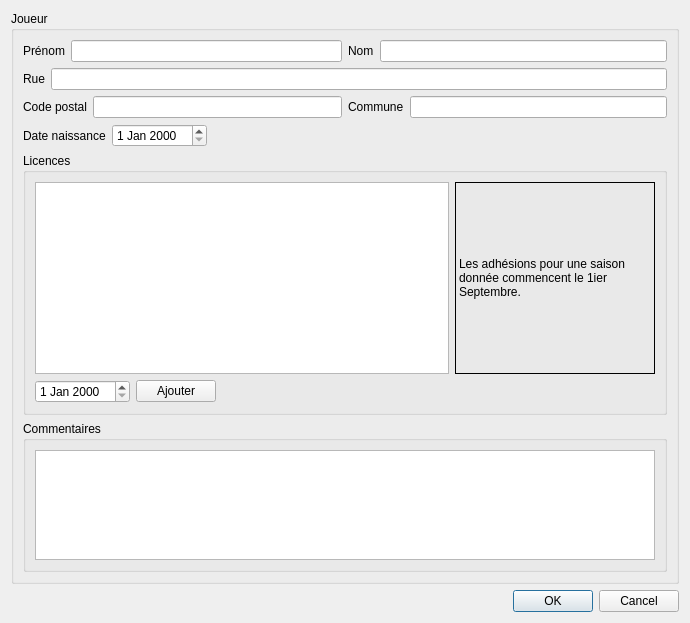
<?xml version="1.0" encoding="UTF-8"?>
<ui version="4.0">
 <class>PlayerWindow</class>
 <widget class="QDialog" name="PlayerWindow">
  <property name="geometry">
   <rect>
    <x>0</x>
    <y>0</y>
    <width>690</width>
    <height>623</height>
   </rect>
  </property>
  <property name="windowTitle">
   <string>Dialog</string>
  </property>
  <layout class="QVBoxLayout" name="verticalLayout">
   <item>
    <widget class="QGroupBox" name="groupBox">
     <property name="title">
      <string>Joueur</string>
     </property>
     <layout class="QVBoxLayout" name="verticalLayout_3">
      <item>
       <layout class="QHBoxLayout" name="horizontalLayout_8">
        <item>
         <layout class="QHBoxLayout" name="horizontalLayout">
          <item>
           <widget class="QLabel" name="label">
            <property name="text">
             <string>Prénom</string>
            </property>
           </widget>
          </item>
          <item>
           <widget class="QLineEdit" name="lineEdit"/>
          </item>
         </layout>
        </item>
        <item>
         <layout class="QHBoxLayout" name="horizontalLayout_2">
          <item>
           <widget class="QLabel" name="label_2">
            <property name="text">
             <string>Nom</string>
            </property>
           </widget>
          </item>
          <item>
           <widget class="QLineEdit" name="lineEdit_2"/>
          </item>
         </layout>
        </item>
       </layout>
      </item>
      <item>
       <layout class="QHBoxLayout" name="horizontalLayout_3">
        <item>
         <widget class="QLabel" name="label_3">
          <property name="text">
           <string>Rue</string>
          </property>
         </widget>
        </item>
        <item>
         <widget class="QLineEdit" name="lineEdit_3"/>
        </item>
       </layout>
      </item>
      <item>
       <layout class="QHBoxLayout" name="horizontalLayout_9">
        <item>
         <layout class="QHBoxLayout" name="horizontalLayout_4">
          <item>
           <widget class="QLabel" name="label_4">
            <property name="text">
             <string>Code postal</string>
            </property>
           </widget>
          </item>
          <item>
           <widget class="QLineEdit" name="lineEdit_4"/>
          </item>
         </layout>
        </item>
        <item>
         <layout class="QHBoxLayout" name="horizontalLayout_5">
          <item>
           <widget class="QLabel" name="label_5">
            <property name="text">
             <string>Commune</string>
            </property>
           </widget>
          </item>
          <item>
           <widget class="QLineEdit" name="lineEdit_5"/>
          </item>
         </layout>
        </item>
       </layout>
      </item>
      <item>
       <layout class="QHBoxLayout" name="horizontalLayout_10">
        <item>
         <layout class="QHBoxLayout" name="horizontalLayout_6">
          <item>
           <widget class="QLabel" name="label_6">
            <property name="text">
             <string>Date naissance</string>
            </property>
           </widget>
          </item>
          <item>
           <widget class="QDateEdit" name="dateEdit"/>
          </item>
         </layout>
        </item>
        <item>
         <spacer name="horizontalSpacer">
          <property name="orientation">
           <enum>Qt::Horizontal</enum>
          </property>
          <property name="sizeHint" stdset="0">
           <size>
            <width>40</width>
            <height>20</height>
           </size>
          </property>
         </spacer>
        </item>
       </layout>
      </item>
      <item>
       <widget class="QGroupBox" name="groupBox_3">
        <property name="title">
         <string>Licences</string>
        </property>
        <layout class="QVBoxLayout" name="verticalLayout_2">
         <item>
          <layout class="QHBoxLayout" name="horizontalLayout_11">
           <item>
            <widget class="QListWidget" name="listWidget"/>
           </item>
           <item>
            <widget class="QLabel" name="label_7">
             <property name="minimumSize">
              <size>
               <width>200</width>
               <height>0</height>
              </size>
             </property>
             <property name="frameShape">
              <enum>QFrame::Box</enum>
             </property>
             <property name="text">
              <string>Les adhésions pour une saison donnée commencent le 1ier Septembre.</string>
             </property>
             <property name="wordWrap">
              <bool>true</bool>
             </property>
            </widget>
           </item>
          </layout>
         </item>
         <item>
          <layout class="QHBoxLayout" name="horizontalLayout_7">
           <item>
            <widget class="QDateEdit" name="dateEdit_2"/>
           </item>
           <item>
            <widget class="QPushButton" name="pushButton">
             <property name="text">
              <string>Ajouter</string>
             </property>
            </widget>
           </item>
           <item>
            <spacer name="horizontalSpacer_2">
             <property name="orientation">
              <enum>Qt::Horizontal</enum>
             </property>
             <property name="sizeHint" stdset="0">
              <size>
               <width>40</width>
               <height>20</height>
              </size>
             </property>
            </spacer>
           </item>
          </layout>
         </item>
        </layout>
       </widget>
      </item>
      <item>
       <widget class="QGroupBox" name="groupBox_2">
        <property name="title">
         <string>Commentaires</string>
        </property>
        <layout class="QGridLayout" name="gridLayout">
         <item row="0" column="0">
          <widget class="QPlainTextEdit" name="plainTextEdit"/>
         </item>
        </layout>
       </widget>
      </item>
     </layout>
    </widget>
   </item>
   <item>
    <widget class="QDialogButtonBox" name="buttonBox">
     <property name="orientation">
      <enum>Qt::Horizontal</enum>
     </property>
     <property name="standardButtons">
      <set>QDialogButtonBox::Cancel|QDialogButtonBox::Ok</set>
     </property>
    </widget>
   </item>
  </layout>
 </widget>
 <resources/>
 <connections>
  <connection>
   <sender>buttonBox</sender>
   <signal>accepted()</signal>
   <receiver>PlayerWindow</receiver>
   <slot>accept()</slot>
   <hints>
    <hint type="sourcelabel">
     <x>248</x>
     <y>254</y>
    </hint>
    <hint type="destinationlabel">
     <x>157</x>
     <y>274</y>
    </hint>
   </hints>
  </connection>
  <connection>
   <sender>buttonBox</sender>
   <signal>rejected()</signal>
   <receiver>PlayerWindow</receiver>
   <slot>reject()</slot>
   <hints>
    <hint type="sourcelabel">
     <x>316</x>
     <y>260</y>
    </hint>
    <hint type="destinationlabel">
     <x>286</x>
     <y>274</y>
    </hint>
   </hints>
  </connection>
 </connections>
</ui>
